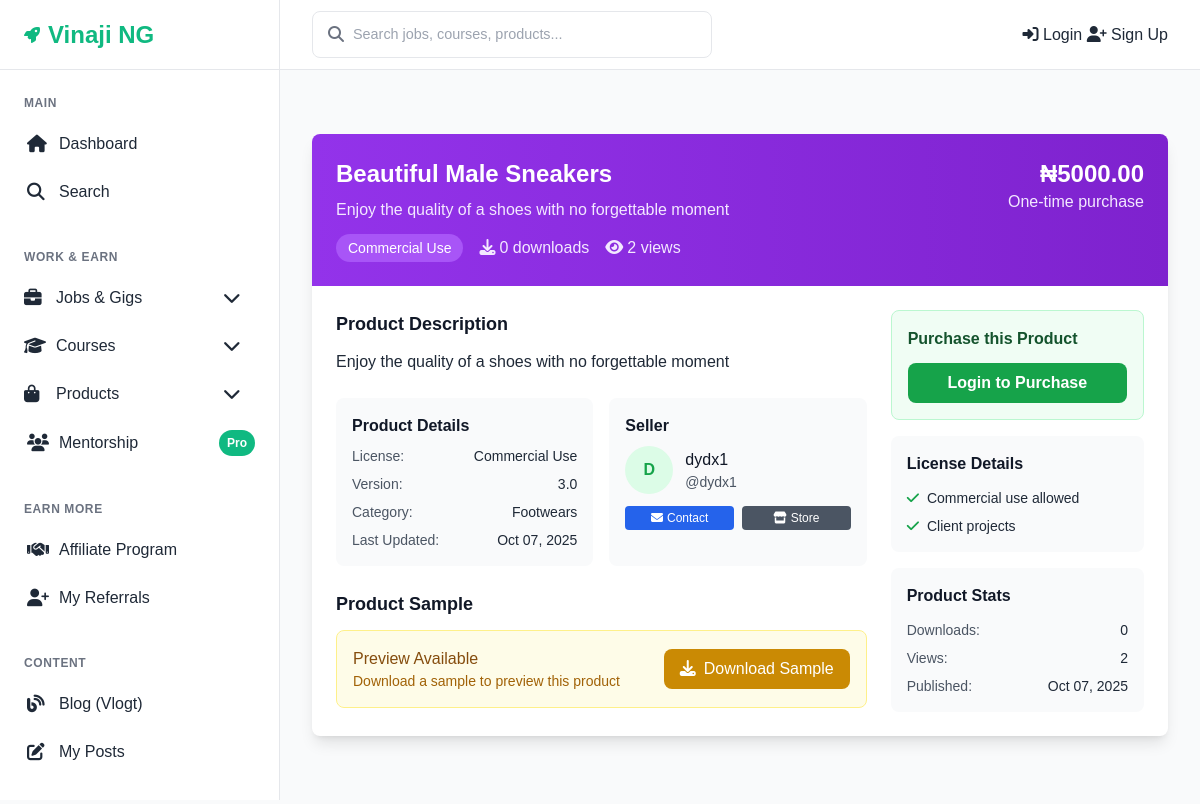
The page /products/1/ on the database its author committed.
### products/models.py (models this page shows, shortened)
class Product(models.Model):
    LICENSE_TYPES = [
        ('personal', 'Personal Use'),
        ('commercial', 'Commercial Use'),
        ('enterprise', 'Enterprise'),
    ]
    STATUS_CHOICES = [
        ('draft', 'Draft'),
        ('pending', 'Pending Approval'),
        ('approved', 'Approved'),
        ('rejected', 'Rejected'),
    ]
    title = models.CharField(max_length=200)
    description = models.TextField()
    seller = models.ForeignKey(settings.AUTH_USER_MODEL, on_delete=models.CASCADE, related_name='products')
    license_type = models.CharField(max_length=20, choices=LICENSE_TYPES, default='personal')
    version = models.CharField(max_length=20, default='1.0')
    price = models.DecimalField(max_digits=10, decimal_places=2)
    category = models.ForeignKey(
        Category,
        on_delete=models.CASCADE,
        related_name='products',
        limit_choices_to={'category_type': 'product'}
    )
    thumbnail = models.ImageField(upload_to='product_thumbnails/', blank=True, null=True)
    gallery_images = models.ManyToManyField('ProductImage', blank=True)
    product_file = models.FileField(
        upload_to='product_files/',
        validators=[FileExtensionValidator(allowed_extensions=['zip', 'pdf', 'doc', 'docx'])]
    )
    sample_file = models.FileField(
        upload_to='sample_files/',
        blank=True,
        null=True,
        validators=[FileExtensionValidator(allowed_extensions=['pdf', 'jpg', 'png'])]
    )
    features = models.TextField(blank=True, help_text="List of features (one per line)")
    tags = models.CharField(max_length=500, blank=True, help_text="Comma-separated tags")
    status = models.CharField(max_length=20, choices=STATUS_CHOICES, default='draft')
    rejection_reason = models.TextField(blank=True)
    views_count = models.PositiveIntegerField(default=0)
    download_count = models.PositiveIntegerField(default=0)
    created_at = models.DateTimeField(auto_now_add=True)
    updated_at = models.DateTimeField(auto_now=True)
    class Meta:
        ordering = ['-created_at']
    def increment_views(self):
        self.views_count += 1
        self.save(update_fields=['views_count'])

### site_core/models.py (models this page shows, shortened)
class Category(models.Model):
    CATEGORY_TYPES = [
        ('job', 'Job'),
        ('course', 'Course'),
        ('product', 'Product'),
        ('blog', 'Blog'),
    ]
    name = models.CharField(max_length=100)
    category_type = models.CharField(max_length=10, choices=CATEGORY_TYPES)
    description = models.TextField(blank=True)
    is_active = models.BooleanField(default=True)
    created_at = models.DateTimeField(auto_now_add=True)
    class Meta:
        verbose_name_plural = "Categories"
        unique_together = ['name', 'category_type']

### accounts/models.py (models this page shows, shortened)
class User(AbstractUser):
    SUBSCRIPTION_CHOICES = [
        ('starter', 'Starter'),
        ('pro', 'Pro'),
        ('mentorship', 'Mentorship'),
    ]
    subscription_level = models.CharField(
        max_length=20,
        choices=SUBSCRIPTION_CHOICES,
        default='starter'
    )
    referral_code = models.CharField(max_length=20, unique=True, blank=True)
    is_verified = models.BooleanField(default=False)
    date_updated = models.DateTimeField(auto_now=True)
    groups = models.ManyToManyField(
        Group,
        related_name="custom_user_groups",  # use "+" if you don’t need reverse access
        blank=True
    )
    user_permissions = models.ManyToManyField(
        Permission,
        related_name="custom_user_permissions",  # use "+" if you don’t need reverse access
        blank=True
    )
    def get_display_name(self):
        if self.first_name and self.last_name:
            return f"{self.first_name} {self.last_name}"
        return self.username

### products/views.py (the view)
# urls.py: path('<int:pk>/', views.ProductDetailView.as_view(), name='product_detail'),
class ProductDetailView(DetailView):
    model = Product
    template_name = 'products/detail.html'
    context_object_name = 'product'
    def get_object(self):
        obj = super().get_object()
        obj.increment_views()
        return obj

### site_core/context_processors.py (called while the page is built)
def site_settings(request):
    return {
        'site_settings': SiteSetting.get_solo()
    }

### site_core/models.py (called while the page is built)
    @classmethod
    def get_solo(cls):
        obj, created = cls.objects.get_or_create(pk=1)
        return obj

### templates/products/detail.html (shortened to what this page needs)
{% extends 'base.html' %}
{% block content %}
<div class="max-w-4xl mx-auto">
    <div class="bg-white rounded-lg shadow-lg overflow-hidden">
        <div class="bg-gradient-to-r from-purple-600 to-purple-700 p-6 text-white">
            <div class="flex justify-between items-start">
                <div class="flex-1">
                    <h1 class="text-2xl font-bold">{{ product.title }}</h1>
                    <p class="text-purple-100 mt-2">{{ product.description|truncatewords:30 }}</p>
                    <div class="flex items-center space-x-4 mt-3">
                        <span class="bg-purple-500 px-3 py-1 rounded-full text-sm">
                            {{ product.get_license_type_display }}
                        </span>
                        <span class="text-purple-100">
                            <i class="fas fa-download mr-1"></i>{{ product.download_count }} downloads
                        </span>
                        <span class="text-purple-100">
                            <i class="fas fa-eye mr-1"></i>{{ product.views_count }} views
                        </span>
                    </div>
                </div>
                <div class="text-right">
                    <p class="text-2xl font-bold">₦{{ product.price }}</p>
                    <p class="text-purple-100">One-time purchase</p>
                </div>
            </div>
        </div>
        <div class="p-6">
            <div class="grid grid-cols-1 lg:grid-cols-3 gap-6">
                <div class="lg:col-span-2 space-y-6">
                    <div>
                        <h2 class="text-lg font-semibold text-gray-900 mb-3">Product Description</h2>
                        <div class="prose max-w-none">
                            {{ product.description|linebreaks }}
                        </div>
                    </div>
                    <div class="grid grid-cols-2 gap-4">
                        <div class="bg-gray-50 rounded-lg p-4">
                            <h3 class="font-semibold text-gray-900 mb-2">Product Details</h3>
                            <div class="space-y-2 text-sm">
                                <div class="flex justify-between">
                                    <span class="text-gray-600">License:</span>
                                    <span class="font-medium">{{ product.get_license_type_display }}</span>
                                </div>
                                <div class="flex justify-between">
                                    <span class="text-gray-600">Version:</span>
                                    <span class="font-medium">{{ product.version }}</span>
                                </div>
                                <div class="flex justify-between">
                                    <span class="text-gray-600">Category:</span>
                                    <span class="font-medium">{{ product.category.name }}</span>
                                </div>
                                <div class="flex justify-between">
                                    <span class="text-gray-600">Last Updated:</span>
                                    <span class="font-medium">{{ product.updated_at|date:"M d, Y" }}</span>
                                </div>
                            </div>
                        </div>
                        <div class="bg-gray-50 rounded-lg p-4">
                            <h3 class="font-semibold text-gray-900 mb-2">Seller</h3>
                            <div class="flex items-center space-x-3 mb-3">
                                <div class="w-12 h-12 bg-green-100 rounded-full flex items-center justify-center">
                                    <span class="font-semibold text-green-600">{{ product.seller.username|first|upper }}</span>
                                </div>
                                <div>
                                    <p class="font-medium text-gray-900">{{ product.seller.get_display_name }}</p>
                                    <p class="text-sm text-gray-600">@{{ product.seller.username }}</p>
                                </div>
                            </div>
                            <div class="flex space-x-2">
                                <button class="flex-1 bg-blue-600 text-white py-1 rounded text-xs hover:bg-blue-700">
                                    <i class="fas fa-envelope mr-1"></i>Contact
                                </button>
                                <button class="flex-1 bg-gray-600 text-white py-1 rounded text-xs hover:bg-gray-700">
                                    <i class="fas fa-store mr-1"></i>Store
                                </button>
                            </div>
                        </div>
                    </div>
                    {% if product.sample_file %}
                    <div>
                        <h2 class="text-lg font-semibold text-gray-900 mb-3">Product Sample</h2>
                        <div class="bg-yellow-50 border border-yellow-200 rounded-lg p-4">
                            <div class="flex items-center justify-between">
                                <div>
                                    <p class="font-medium text-yellow-800">Preview Available</p>
                                    <p class="text-yellow-700 text-sm">Download a sample to preview this product</p>
                                </div>
                                <a href="{{ product.sample_file.url }}" class="bg-yellow-600 text-white px-4 py-2 rounded-lg hover:bg-yellow-700 transition-colors">
                                    <i class="fas fa-download mr-2"></i>Download Sample
                                </a>
                            </div>
                        </div>
                    </div>
                    {% endif %}
                </div>
                <div class="space-y-4">
                    <div class="bg-green-50 border border-green-200 rounded-lg p-4">
                        <h3 class="font-semibold text-green-900 mb-3">Purchase this Product</h3>
                        {% if user.is_authenticated %}
                            {% if user != product.seller %}
                                <form method="post" action="{% url 'product_detail' product.pk %}">
                                    {% csrf_token %}
                                    <button type="submit" class="w-full bg-green-600 text-white py-2 rounded-lg hover:bg-green-700 transition-colors font-semibold">
                                        Buy Now - ₦{{ product.price }}
                                    </button>
                                </form>
                                <p class="text-green-700 text-sm mt-2 text-center">
                                    Instant download after payment
                                </p>
                            {% else %}
                                <button class="w-full bg-gray-400 text-white py-2 rounded-lg cursor-not-allowed font-semibold" disabled>
                                    Your Product
                                </button>
                            {% endif %}
                        {% else %}
                            <a href="{% url 'login' %}?next={% url 'product_detail' product.pk %}"
                               class="w-full bg-green-600 text-white py-2 rounded-lg hover:bg-green-700 transition-colors font-semibold block text-center">
                                Login to Purchase
                            </a>
                        {% endif %}
                    </div>
                    <div class="bg-gray-50 rounded-lg p-4">
                        <h3 class="font-semibold text-gray-900 mb-3">License Details</h3>
                        <ul class="space-y-2 text-sm">
                            {% if product.license_type == 'personal' %}
                            <li class="flex items-center">
                                <i class="fas fa-check text-green-600 mr-2"></i>
                                <span>Personal use only</span>
                            </li>
                            <li class="flex items-center">
                                <i class="fas fa-times text-red-600 mr-2"></i>
                                <span>No commercial use</span>
                            </li>
                            {% elif product.license_type == 'commercial' %}
                            <li class="flex items-center">
                                <i class="fas fa-check text-green-600 mr-2"></i>
                                <span>Commercial use allowed</span>
                            </li>
                            <li class="flex items-center">
                                <i class="fas fa-check text-green-600 mr-2"></i>
                                <span>Client projects</span>
                            </li>
                            {% endif %}
                        </ul>
                    </div>
                    <div class="bg-gray-50 rounded-lg p-4">
                        <h3 class="font-semibold text-gray-900 mb-3">Product Stats</h3>
                        <div class="space-y-2 text-sm">
                            <div class="flex justify-between">
                                <span class="text-gray-600">Downloads:</span>
                                <span class="font-medium">{{ product.download_count }}</span>
                            </div>
                            <div class="flex justify-between">
                                <span class="text-gray-600">Views:</span>
                                <span class="font-medium">{{ product.views_count }}</span>
                            </div>
                            <div class="flex justify-between">
                                <span class="text-gray-600">Published:</span>
                                <span class="font-medium">{{ product.created_at|date:"M d, Y" }}</span>
                            </div>
                        </div>
                    </div>
                </div>
            </div>
        </div>
    </div>
</div>
{% endblock %}

### templates/base.html (style rules this page uses)
:root { --primary-color: #10b981; --primary-dark: #059669; --primary-light: #34d399; --secondary-color: #1f2937; --accent-color: #f59e0b; --text-dark: #1f2937; --text-light: #6b7280; --bg-light: #f9fafb; --bg-white: #ffffff; --border-color: #e5e7eb; --success-color: #10b981; --warning-color: #f59e0b; --error-color: #ef4444; --shadow: 0 1px 3px 0 rgba(0, 0, 0, 0.1), 0 1px 2px 0 rgba(0, 0, 0, 0.06); --shadow-lg: 0 10px 15px -3px rgba(0, 0, 0, 0.1), 0 4px 6px -2px rgba(0, 0, 0, 0.05); --sidebar-width: 280px; --header-height: 70px; }
* { margin: 0; padding: 0; box-sizing: border-box; }
body { font-family: 'Inter', sans-serif; line-height: 1.6; color: var(--text-dark); background-color: var(--bg-light); display: flex; min-height: 100vh; }
.text-center { text-align: center; }
.flex { display: flex; }
.items-center { align-items: center; }
.justify-between { justify-content: space-between; }
.w-full { width: 100%; }
.p-4 { padding: 1rem; }

### rows shown on the page
Product: title "Beautiful Male Sneakers", description "Enjoy the quality of a shoes with no forgettable moment", license_type "Commercial Use", download_count "0", views_count "2", price "5000.00", version "3.0", category.name "Footwears", updated_at "Oct 07, 2025", seller.username|first "D", seller.get_display_name "dydx1", seller.username "dydx1", created_at "Oct 07, 2025"
